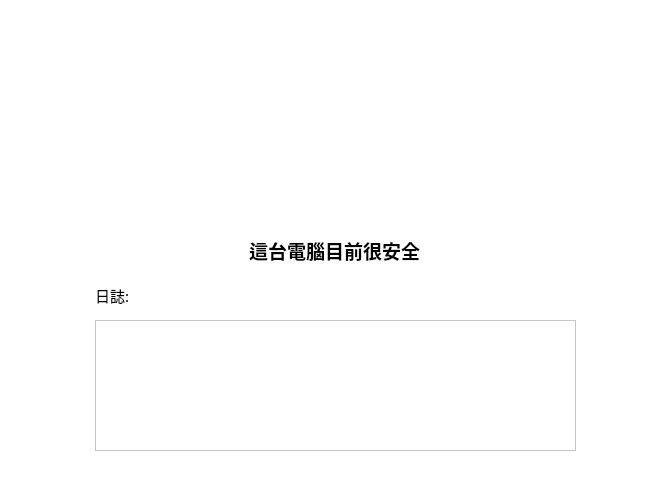
    <widget class="QWidget" name="State_widget" native="true">
     <property name="geometry">
      <rect>
       <x>170</x>
       <y>49</y>
       <width>671</width>
       <height>481</height>
      </rect>
     </property>
     <property name="font">
      <font>
       <family>Microsoft YaHei</family>
       <pointsize>11</pointsize>
       <stylestrategy>PreferAntialias</stylestrategy>
      </font>
     </property>
     <property name="styleSheet">
      <string notr="true">background-color:rgb(255, 255, 255);</string>
     </property>
     <widget class="QLabel" name="State_title">
      <property name="geometry">
       <rect>
        <x>34</x>
        <y>230</y>
        <width>601</width>
        <height>41</height>
       </rect>
      </property>
      <property name="font">
       <font>
        <family>Microsoft YaHei</family>
        <pointsize>14</pointsize>
        <weight>75</weight>
        <bold>true</bold>
        <stylestrategy>PreferAntialias</stylestrategy>
       </font>
      </property>
      <property name="styleSheet">
       <string notr="true"/>
      </property>
      <property name="text">
       <string>這台電腦目前很安全</string>
      </property>
      <property name="alignment">
       <set>Qt::AlignCenter</set>
      </property>
     </widget>
     <widget class="QLabel" name="State_icon">
      <property name="geometry">
       <rect>
        <x>255</x>
        <y>70</y>
        <width>161</width>
        <height>151</height>
       </rect>
      </property>
      <property name="font">
       <font>
        <family>Microsoft YaHei</family>
        <pointsize>1</pointsize>
        <stylestrategy>PreferAntialias</stylestrategy>
       </font>
      </property>
      <property name="text">
       <string/>
      </property>
      <property name="pixmap">
       <pixmap>:/icon/Icon/check.png</pixmap>
      </property>
      <property name="scaledContents">
       <bool>true</bool>
      </property>
     </widget>
     <widget class="QTextEdit" name="State_output">
      <property name="geometry">
       <rect>
        <x>95</x>
        <y>320</y>
        <width>481</width>
        <height>131</height>
       </rect>
      </property>
      <property name="font">
       <font>
        <family>Microsoft YaHei</family>
        <pointsize>12</pointsize>
        <weight>50</weight>
        <italic>false</italic>
        <bold>false</bold>
        <strikeout>false</strikeout>
        <stylestrategy>PreferAntialias</stylestrategy>
        <kerning>true</kerning>
       </font>
      </property>
      <property name="undoRedoEnabled">
       <bool>true</bool>
      </property>
      <property name="textInteractionFlags">
       <set>Qt::TextSelectableByKeyboard|Qt::TextSelectableByMouse</set>
      </property>
     </widget>
     <widget class="QLabel" name="State_log">
      <property name="geometry">
       <rect>
        <x>95</x>
        <y>280</y>
        <width>481</width>
        <height>31</height>
       </rect>
      </property>
      <property name="font">
       <font>
        <family>Microsoft YaHei</family>
        <pointsize>11</pointsize>
        <weight>50</weight>
        <bold>false</bold>
        <stylestrategy>PreferAntialias</stylestrategy>
       </font>
      </property>
      <property name="styleSheet">
       <string notr="true"/>
      </property>
      <property name="text">
       <string>日誌:</string>
      </property>
      <property name="alignment">
       <set>Qt::AlignLeading|Qt::AlignLeft|Qt::AlignVCenter</set>
      </property>
     </widget>
    </widget>
